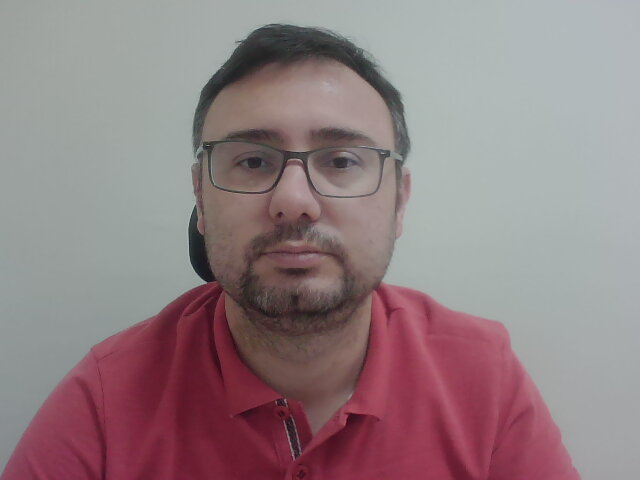
#> input picture O2A2_2324/goruntu_isleme/images/yuz.jpg, 640 x 480 px, found by its file name
$ python yuz_kontur_tespit.py
#> lines starting #> are read from the running program, lines starting #| are printed output that depends on the picture; after the words box and inside, x2 and y2 are one past the last pixel; in counts of white or black regions, pixels touching at a corner belong together
import cv2
import numpy as np
img = cv2.imread("goruntu_isleme/images/yuz.jpg")
#> img is the input picture: shape (480, 640, 3); mean B, G, R 131, 127.7, 146

gri =  cv2.cvtColor(img,cv2.COLOR_BGR2GRAY)
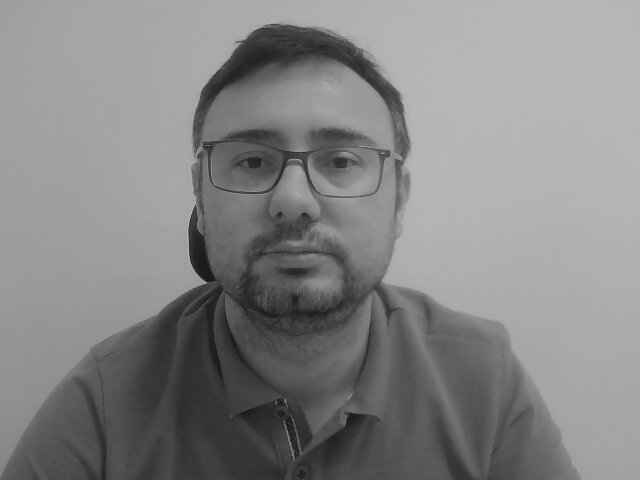
#> gri: shape (480, 640); min 13, max 190, mean 133.5
kenarlar=cv2.Canny(gri,30,70)
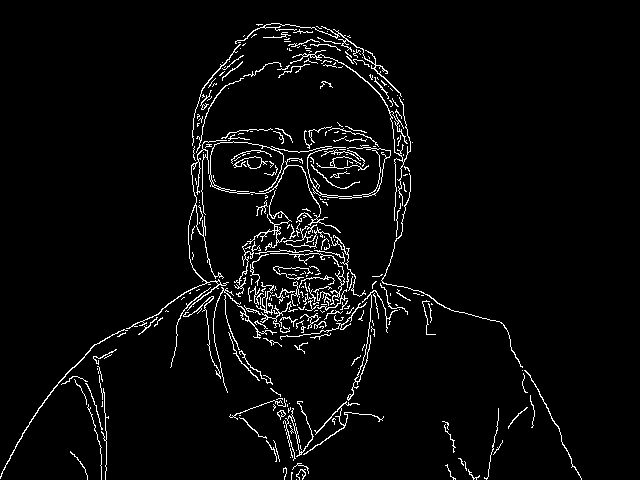
#> kenarlar: shape (480, 640); 3.9% white in thin lines or dots, all inside (x1, y1, x2, y2) = (0, 23, 582, 480)

konturlar,hiyerarji=cv2.findContours(kenarlar,cv2.RETR_TREE,cv2.CHAIN_APPROX_SIMPLE)
#> konturlar = 367 contours, 335 with area under 20; largest, box (x1, y1, x2, y2) and area: (126, 140, 229, 329) 136, (209, 141, 341, 233) 128, (290, 50, 411, 221) 114, (0, 329, 128, 479) 98, (235, 23, 402, 97) 94; hiyerarji = 367 rows, first 6: [1, -1, -1, -1], [2, 0, -1, -1], [3, 1, -1, -1], [4, 2, -1, -1], [5, 3, -1, -1], [6, 4, -1, -1]
print(konturlar,len(konturlar))
#> (printed output is left out)

cv2.drawContours(img,konturlar,-1,(0,0,255),1)
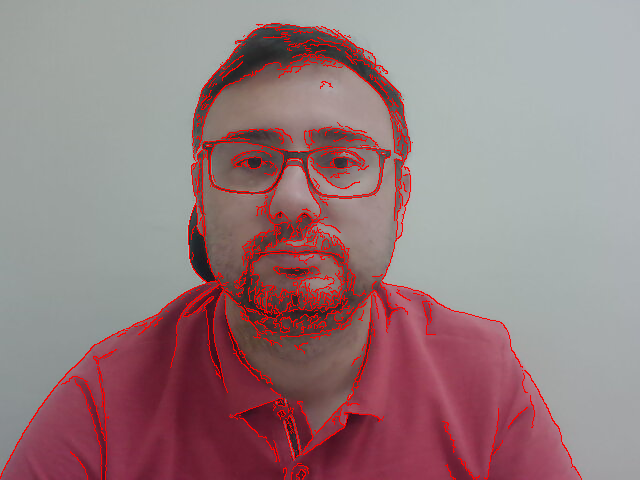
#> img: shape (480, 640, 3); 3.86% of pixels changed, all inside (x1, y1, x2, y2) = (0, 23, 582, 480)
cv2.imshow("sonuc",kenarlar),
cv2.imshow("img",img)
cv2.waitKey(0)
